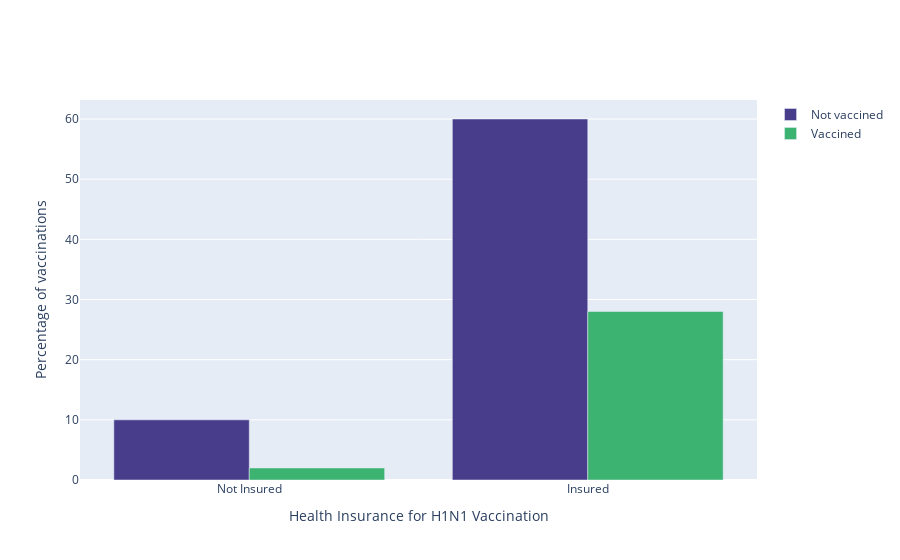

The notebook cell this image was saved under:
### Code cell
# Level of concern for both the vaccinated and the not vaccinated 
fig = go.Figure(data=[
    go.Bar(name='Not vaccined', x=data_Health_H1N1.query('h1n1_vaccine == 0')['health_insurance'], y=data_Health_H1N1.query('h1n1_vaccine == 0')['Percentage'], marker_color='rgb(72,61,139)'),
    go.Bar(name='Vaccined', x=data_Health_H1N1.query('h1n1_vaccine == 1')['health_insurance'], y=data_Health_H1N1.query('h1n1_vaccine == 1')['Percentage'], marker_color='rgb(60,179,113)')
])
# Change the bar mode
fig.update_layout(barmode='group')
fig.update_xaxes(title='Health Insurance for H1N1 Vaccination',
    ticktext=['Not Insured', 'Insured'],
    tickmode='array', tickvals = [0,1])
fig.update_yaxes(title='Percentage of vaccinations')
fig.write_image("images/Health_Ins_H1N1.png", height=400, width=800) 
fig.show()

### Figure 1 — Plotly figure (JSON) as saved in the notebook; plotly's stock layout.template omitted (floating-point values rounded to 4 significant figures)
{"data": [{"marker": {"color": "rgb(72,61,139)"}, "name": "Not vaccined", "type": "bar", "x": [0, 1], "y": [10, 60]}, {"marker": {"color": "rgb(60,179,113)"}, "name": "Vaccined", "type": "bar", "x": [0, 1], "y": [2, 28]}], "layout": {"barmode": "group", "xaxis": {"tickmode": "array", "ticktext": ["Not Insured", "Insured"], "tickvals": [0, 1], "title": {"text": "Health Insurance for H1N1 Vaccination"}}, "yaxis": {"title": {"text": "Percentage of vaccinations"}}}}
